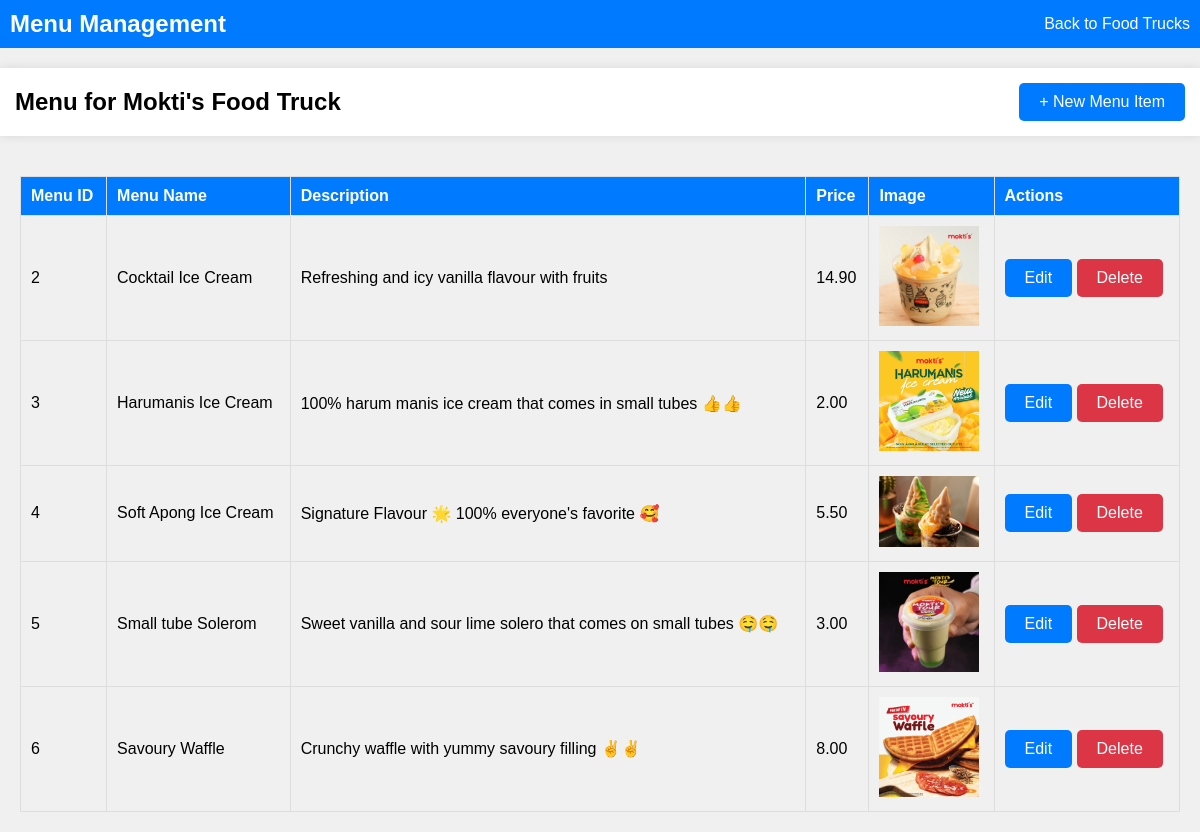
/menus.php?truck_id=1 (signed in), run on the app's committed database.
### tables this page shows
CREATE TABLE `food_trucks` (
  `truck_id` int(11) NOT NULL,
  `business_type` varchar(255) NOT NULL,
  `name` varchar(255) NOT NULL,
  `operator_name` varchar(255) NOT NULL,
  `address` varchar(255) NOT NULL,
  `business_hours` varchar(255) NOT NULL,
  `latitude` double NOT NULL,
  `longitude` double NOT NULL,
  `image` varchar(255) NOT NULL
);

CREATE TABLE `menus` (
  `menu_id` int(11) NOT NULL,
  `truck_id` int(11) DEFAULT NULL,
  `menu_name` varchar(255) NOT NULL,
  `menu_desc` text DEFAULT NULL,
  `menu_price` decimal(10,2) NOT NULL,
  `menu_image` varchar(255) DEFAULT NULL
);

### menus.php (the view, shortened to what this page needs)
<?php
include 'connect.php';
$truck_id = isset($_GET['truck_id']) ? intval($_GET['truck_id']) : 0;
$stmt = $conn->prepare("SELECT * FROM menus WHERE truck_id = ?");
$stmt->bind_param("i", $truck_id);
$stmt->execute();
$result = $stmt->get_result();
$food_truck_stmt = $conn->prepare("SELECT name FROM food_trucks WHERE truck_id = ?");
$food_truck_stmt->bind_param("i", $truck_id);
$food_truck_stmt->execute();
$food_truck_result = $food_truck_stmt->get_result();
$food_truck = $food_truck_result->fetch_assoc();
?>
<!DOCTYPE html>
<html lang="en">
<head>
</head>
<body>
    <div class="header">
        <h1>Menu Management</h1>
        <a href="food_trucks.php">Back to Food Trucks</a>
    </div>
    <div class="menu">
        <h2>Menu for <?php echo htmlspecialchars($food_truck['name']); ?></h2>
        <a href="add_menu.php?truck_id=<?php echo $truck_id; ?>" class="button">+ New Menu Item</a>
    </div>
    <div class="container">
        <table class="menu-table">
            <thead>
                <tr>
                    <th>Menu ID</th>
                    <th>Menu Name</th>
                    <th>Description</th>
                    <th>Price</th>
                    <th>Image</th>
                    <th>Actions</th>
                </tr>
            </thead>
            <tbody>
                <?php if ($result->num_rows > 0): ?>
                    <?php while($row = $result->fetch_assoc()): ?>
                        <tr>
                            <td><?php echo htmlspecialchars($row['menu_id']); ?></td>
                            <td><?php echo htmlspecialchars($row['menu_name']); ?></td>
                            <td><?php echo htmlspecialchars($row['menu_desc']); ?></td>
                            <td><?php echo htmlspecialchars($row['menu_price']); ?></td>
                            <td><img src="<?php echo htmlspecialchars($row['menu_image']); ?>" alt="Image" width="100"></td>
                            <td>
                                <a href="edit_menu.php?menu_id=<?php echo $row['menu_id']; ?>" class="button button-edit">Edit</a>
                                <form method="post" action="" style="display:inline;">
                                    <button type="submit" class="button button-delete">Delete</button>
                                </form>
                            </td>
                        </tr>
                    <?php endwhile; ?>
                <?php else: ?>
                    <tr>
                        <td colspan="6">No menu items found for this food truck.</td>
                    </tr>
                <?php endif; ?>
            </tbody>
        </table>
    </div>
</body>
</html>

### menus.php (style rules this page uses)
body { font-family: Arial, sans-serif; margin: 0; padding: 0; background: #f0f0f0; }
.header { background: #007bff; color: #fff; padding: 10px; display: flex; justify-content: space-between; align-items: center; }
.header h1 { margin: 0; font-size: 24px; }
.header a { color: #fff; text-decoration: none; font-size: 16px; }
.menu { background: #fff; padding: 15px; box-shadow: 0 0 10px rgba(0, 0, 0, 0.1); margin-top: 20px; display: flex; justify-content: space-between; align-items: center; }
.menu h2 { margin: 0; }
.menu .button { display: inline-block; padding: 10px 20px; text-decoration: none; color: #fff; background: #007bff; border-radius: 5px; text-align: center; font-size: 16px; }
.container { padding: 20px; }
.menu-table { width: 100%; border-collapse: collapse; margin-top: 20px; }
.menu-table th, .menu-table td { border: 1px solid #ddd; padding: 10px; text-align: left; }
.menu-table th { background: #007bff; color: #fff; }
.button-edit, .button-delete { background-color: #007bff; color: #fff; border: none; border-radius: 5px; padding: 10px 20px; text-decoration: none; display: inline-block; font-size: 16px; text-align: center; }
.button-delete { background-color: #dc3545; }
form { display: inline; }

### data on the page
food_trucks: name "Mokti's Food Truck"
menus: menu_id "2", menu_name "Cocktail Ice Cream", menu_desc "Refreshing and icy vanilla flavour with fruits", menu_price "14.90", menu_image (picture)
menus: menu_id "3", menu_name "Harumanis Ice Cream", menu_desc "100% harum manis ice cream that comes in small tubes 👍👍", menu_price "2.00", menu_image (picture)
menus: menu_id "4", menu_name "Soft Apong Ice Cream", menu_desc "Signature Flavour 🌟 100% everyone's favorite 🥰", menu_price "5.50", menu_image (picture)
menus: menu_id "5", menu_name "Small tube Solerom", menu_desc "Sweet vanilla and sour lime solero that comes on small tubes 🤤🤤", menu_price "3.00", menu_image (picture)
menus: menu_id "6", menu_name "Savoury Waffle", menu_desc "Crunchy waffle with yummy savoury filling ✌️✌️", menu_price "8.00", menu_image (picture)
